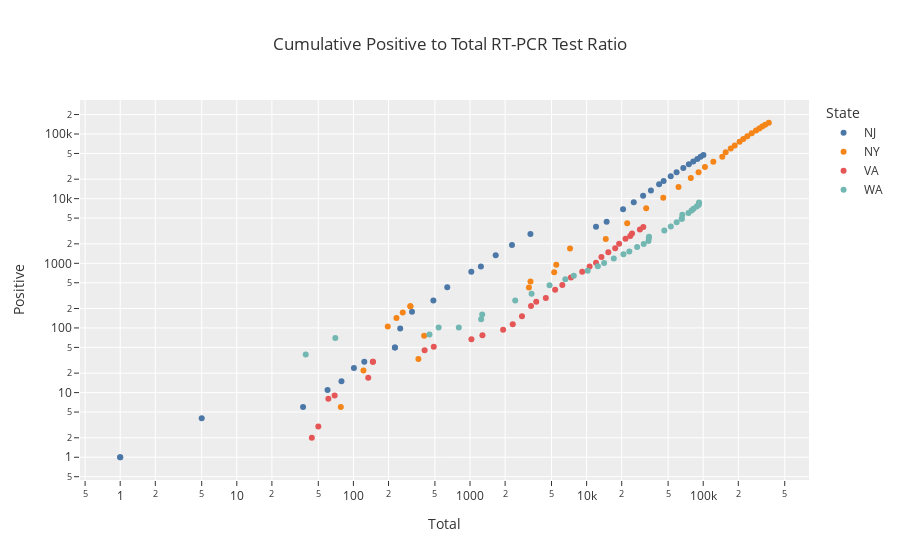

Here is the notebook cell this chart was saved with:
### Code cell
states = ['NY', 'NJ', 'WA', 'VA']
fig = px.scatter(data_frame=df_testing.loc[df_testing.State.isin(states)].loc[df_testing.Date > pd.to_datetime('2020-03-01')],
                 x='Total', y='Positive', color='State',
                 color_discrete_sequence=px.colors.qualitative.T10,
                 log_x=True, log_y=True,                 
                 title='Cumulative Positive to Total RT-PCR Test Ratio',
                 hover_name='Date', hover_data=['Positive','Total', 'Negative', 'State'],
                 template='ggplot2', 
                )
fig.show()

### Figure 1 — Plotly figure (JSON) as saved in the notebook; plotly's stock layout.template omitted (floating-point values rounded to 4 significant figures; data arrays with more than 128 entries replaced by an {"elided": "..."} marker saying what was removed)
{"data": [{"customdata": {"elided": "35x4 mixed values"}, "hovertemplate": "<b>%{hovertext}</b><br><br>State=%{customdata[3]}<br>Total=%{customdata[1]}<br>Positive=%{customdata[0]}<br>Negative=%{customdata[2]}<extra></extra>", "hovertext": ["2020-03-05", "2020-03-06", "2020-03-07", "2020-03-08", "2020-03-09", "2020-03-10", "2020-03-11", "2020-03-12", "2020-03-13", "2020-03-14", "2020-03-15", "2020-03-16", "2020-03-17", "2020-03-18", "2020-03-19", "2020-03-20", "2020-03-21", "2020-03-22", "2020-03-23", "2020-03-24", "2020-03-25", "2020-03-26", "2020-03-27", "2020-03-28", "2020-03-29", "2020-03-30", "2020-03-31", "2020-04-01", "2020-04-02", "2020-04-03", "2020-04-04", "2020-04-05", "2020-04-06", "2020-04-07", "2020-04-08"], "legendgroup": "NJ", "marker": {"color": "#4C78A8", "symbol": "circle"}, "mode": "markers", "name": "NJ", "showlegend": true, "type": "scatter", "x": [1, 1, 5, 37, 60, 79, 101, 124, 227, 227, 252, 318, 485, 638, 1026, 1240, 1661, 2290, 3297, 12045, 14854, 20537, 25372, 30510, 35602, 41860, 45773, 52642, 59110, 67503, 75356, 82166, 89032, 94974, 100416], "xaxis": "x", "y": [1, 1, 4, 6, 11, 15, 24, 30, 50, 50, 98, 178, 267, 427, 742, 890, 1327, 1914, 2844, 3675, 4402, 6876, 8825, 11124, 13386, 16636, 18696, 22255, 25590, 29895, 34124, 37505, 41090, 44416, 47437], "yaxis": "y"}, {"customdata": {"elided": "36x4 mixed values"}, "hovertemplate": "<b>%{hovertext}</b><br><br>State=%{customdata[3]}<br>Total=%{customdata[1]}<br>Positive=%{customdata[0]}<br>Negative=%{customdata[2]}<extra></extra>", "hovertext": ["2020-03-04", "2020-03-05", "2020-03-06", "2020-03-07", "2020-03-08", "2020-03-09", "2020-03-10", "2020-03-11", "2020-03-12", "2020-03-13", "2020-03-14", "2020-03-15", "2020-03-16", "2020-03-17", "2020-03-18", "2020-03-19", "2020-03-20", "2020-03-21", "2020-03-22", "2020-03-23", "2020-03-24", "2020-03-25", "2020-03-26", "2020-03-27", "2020-03-28", "2020-03-29", "2020-03-30", "2020-03-31", "2020-04-01", "2020-04-02", "2020-04-03", "2020-04-04", "2020-04-05", "2020-04-06", "2020-04-07", "2020-04-08"], "legendgroup": "NY", "marker": {"color": "#F58518", "symbol": "circle"}, "mode": "markers", "name": "NY", "showlegend": true, "type": "scatter", "x": [78, 122, 361, 404, 197, 234, 265, 308, 308, 3200, 3303, 5272, 5493, 7206, 14597, 22284, 32427, 45437, 61401, 78289, 91270, 103479, 122104, 145753, 155934, 172360, 186468, 205186, 220880, 238965, 260520, 283621, 302280, 320811, 340058, 365153], "xaxis": "x", "y": [6, 22, 33, 76, 105, 142, 173, 216, 216, 421, 524, 729, 950, 1700, 2382, 4152, 7102, 10356, 15168, 20875, 25665, 30811, 37258, 44635, 52318, 59513, 66497, 75795, 83712, 92381, 102863, 113704, 122031, 130689, 138863, 149316], "yaxis": "y"}, {"customdata": {"elided": "35x4 mixed values"}, "hovertemplate": "<b>%{hovertext}</b><br><br>State=%{customdata[3]}<br>Total=%{customdata[1]}<br>Positive=%{customdata[0]}<br>Negative=%{customdata[2]}<extra></extra>", "hovertext": ["2020-03-05", "2020-03-06", "2020-03-07", "2020-03-08", "2020-03-09", "2020-03-10", "2020-03-11", "2020-03-12", "2020-03-13", "2020-03-14", "2020-03-15", "2020-03-16", "2020-03-17", "2020-03-18", "2020-03-19", "2020-03-20", "2020-03-21", "2020-03-22", "2020-03-23", "2020-03-24", "2020-03-25", "2020-03-26", "2020-03-27", "2020-03-28", "2020-03-29", "2020-03-30", "2020-03-31", "2020-04-01", "2020-04-02", "2020-04-03", "2020-04-04", "2020-04-05", "2020-04-06", "2020-04-07", "2020-04-08"], "legendgroup": "VA", "marker": {"color": "#E45756", "symbol": "circle"}, "mode": "markers", "name": "VA", "showlegend": true, "type": "scatter", "x": [21, 31, 38, 44, 50, 61, 69, 134, 147, 147, 408, 489, 1028, 1278, 1923, 2325, 2790, 3337, 3697, 4470, 5370, 6189, 7337, 9166, 10609, 12038, 13401, 15344, 17589, 19005, 21552, 23671, 24521, 28645, 30645], "xaxis": "x", "y": [0, 0, 0, 2, 3, 8, 9, 17, 30, 30, 45, 51, 67, 77, 94, 114, 152, 219, 254, 290, 391, 460, 604, 739, 890, 1020, 1250, 1484, 1706, 2012, 2407, 2637, 2878, 3333, 3645], "yaxis": "y"}, {"customdata": {"elided": "36x4 mixed values"}, "hovertemplate": "<b>%{hovertext}</b><br><br>State=%{customdata[3]}<br>Total=%{customdata[1]}<br>Positive=%{customdata[0]}<br>Negative=%{customdata[2]}<extra></extra>", "hovertext": ["2020-03-04", "2020-03-05", "2020-03-06", "2020-03-07", "2020-03-08", "2020-03-09", "2020-03-10", "2020-03-11", "2020-03-12", "2020-03-13", "2020-03-14", "2020-03-15", "2020-03-16", "2020-03-17", "2020-03-18", "2020-03-19", "2020-03-20", "2020-03-21", "2020-03-22", "2020-03-23", "2020-03-24", "2020-03-25", "2020-03-26", "2020-03-27", "2020-03-28", "2020-03-29", "2020-03-30", "2020-03-31", "2020-04-01", "2020-04-02", "2020-04-03", "2020-04-04", "2020-04-05", "2020-04-06", "2020-04-07", "2020-04-08"], "legendgroup": "WA", "marker": {"color": "#72B7B2", "symbol": "circle"}, "mode": "markers", "name": "WA", "showlegend": true, "type": "scatter", "x": [39, 70, 449, 538, 802, 1246, 1272, 2442, 3374, 4807, 6569, 7764, 10220, 12486, 14129, 17105, 20712, 23243, 27121, 30875, 33933, 34181, 34292, 46380, 52738, 59206, 65462, 65462, 66200, 74798, 79418, 82599, 87918, 91375, 91775, 92073], "xaxis": "x", "y": [39, 70, 79, 102, 102, 136, 162, 267, 337, 457, 568, 642, 769, 904, 1012, 1187, 1376, 1524, 1793, 1996, 2221, 2469, 2580, 3207, 3723, 4310, 4896, 4896, 5634, 5984, 6585, 6966, 7591, 7984, 8384, 8682], "yaxis": "y"}], "layout": {"legend": {"title": {"text": "State"}, "tracegroupgap": 0}, "title": {"text": "Cumulative Positive to Total RT-PCR Test Ratio"}, "xaxis": {"anchor": "y", "domain": [0, 1], "title": {"text": "Total"}, "type": "log"}, "yaxis": {"anchor": "x", "domain": [0, 1], "title": {"text": "Positive"}, "type": "log"}}}
